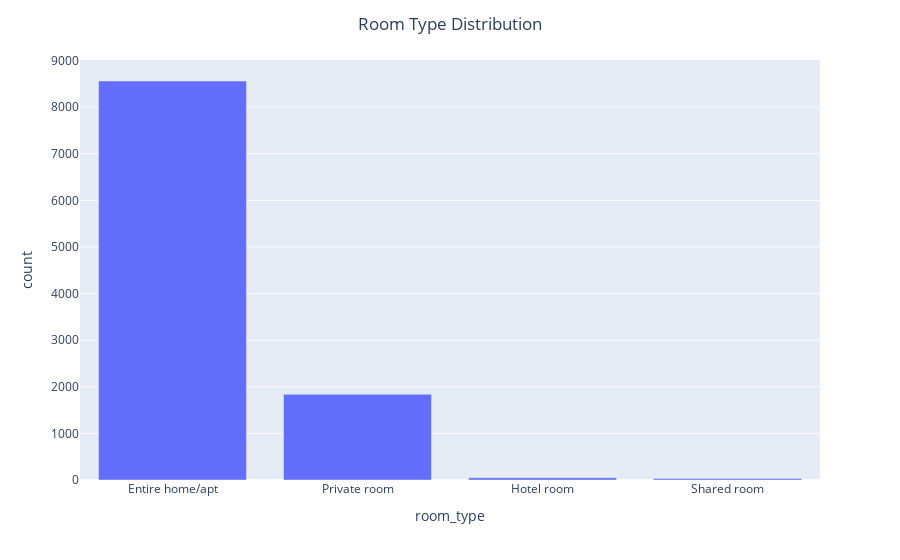
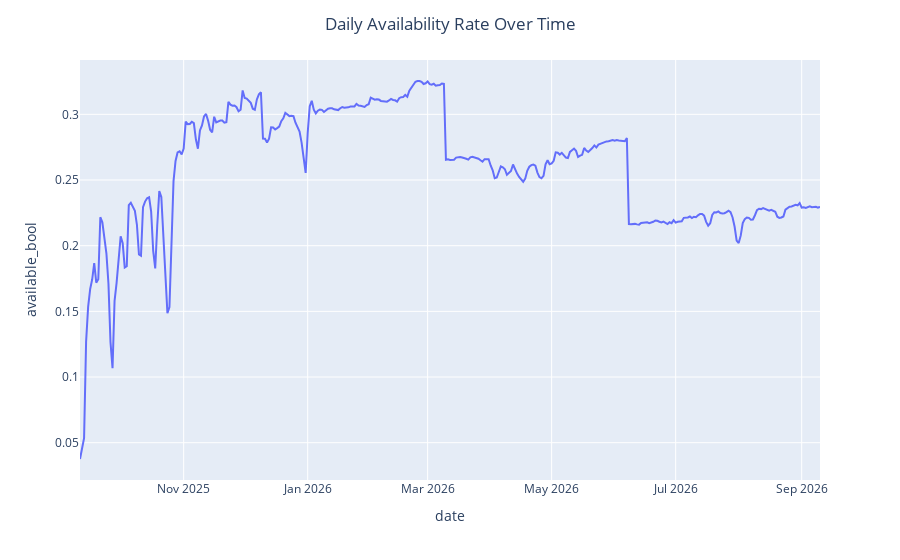
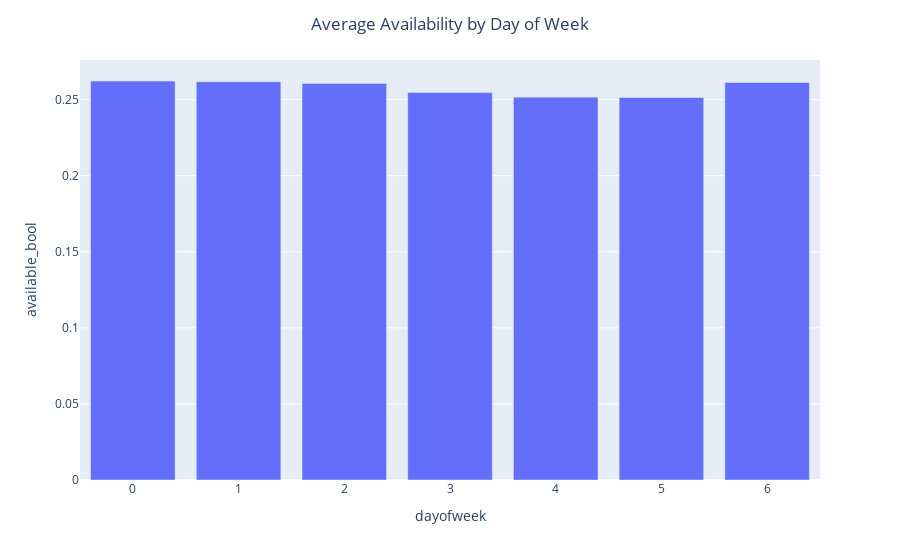
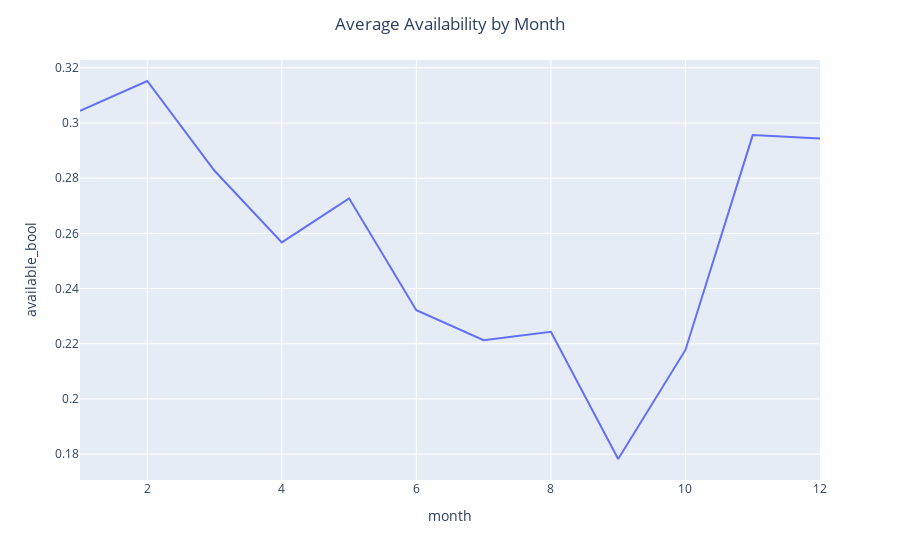

The notebook cell these images were saved under, in order:
### Code cell
# ============================================================
# 1) ROOM TYPE DISTRIBUTION
# ============================================================
if "room_type" in listings.columns:
    room_counts = listings["room_type"].value_counts().reset_index()
    room_counts.columns = ["room_type", "count"]

    fig = px.bar(room_counts, x="room_type", y="count")
    fig.update_layout(title_text="Room Type Distribution", title_x=0.5)
    fig.show()
else:
    print("⚠️ Column 'room_type' not found.")


# ============================================================
# 2) SUPERHOST DISTRIBUTION (Auto-detect)
# ============================================================
superhost_col = None
for col in listings.columns:
    if "superhost" in col.lower():
        superhost_col = col
        break

if superhost_col:
    host_counts = listings[superhost_col].value_counts().reset_index()
    host_counts.columns = ["superhost_status", "count"]

    fig = px.bar(host_counts, x="superhost_status", y="count")
    fig.update_layout(
        title_text=f"Superhost Distribution (Column: {superhost_col})",
        title_x=0.5
    )
    fig.show()
else:
    print("⚠️ No superhost column found in listings.csv.")
#dd


# ============================================================
# 3) DAILY AVAILABILITY TREND
# ============================================================
availability_by_day = (
    calendar.groupby("date")["available_bool"]
            .mean()
            .reset_index()
)

fig = px.line(availability_by_day, x="date", y="available_bool")
fig.update_layout(title_text="Daily Availability Rate Over Time", title_x=0.5)
fig.show()


# ============================================================
# 4) AVAILABILITY BY DAY OF WEEK


# ============================================================
calendar["dayofweek"] = calendar["date"].dt.dayofweek

availability_dow = (
    calendar.groupby("dayofweek")["available_bool"]
            .mean()
            .reset_index()
)

fig = px.bar(availability_dow, x="dayofweek", y="available_bool")
fig.update_layout(title_text="Average Availability by Day of Week", title_x=0.5)
fig.show()


# ============================================================
# 5) AVAILABILITY BY MONTH
# ============================================================
calendar["month"] = calendar["date"].dt.month

availability_month = (
    calendar.groupby("month")["available_bool"]
            .mean()
            .reset_index()
)

fig = px.line(availability_month, x="month", y="available_bool")
fig.update_layout(title_text="Average Availability by Month", title_x=0.5)
fig.show()


# ============================================================
# 6) NEIGHBOURHOOD DISTRIBUTION (TOP 20)
# ============================================================
if "neighbourhood_cleansed" in listings.columns:
    neigh_counts = (
        listings["neighbourhood_cleansed"]
        .value_counts()
        .head(20)
        .reset_index()
    )
    neigh_counts.columns = ["neighbourhood", "count"]

    fig = px.bar(neigh_counts, x="neighbourhood", y="count")
    fig.update_layout(
        title_text="Top 20 Neighbourhoods by Listing Count",
        title_x=0.5
    )
    fig.show()
else:
    print("⚠️ Column 'neighbourhood_cleansed' not found.")


# ============================================================
# 7) AVERAGE REVIEW LENGTH OVER TIME
# ============================================================
reviews["date"] = pd.to_datetime(reviews["date"], errors="coerce")
reviews["review_length"] = reviews["comments"].astype(str).str.len()

daily_review_len = (
    reviews.groupby("date")["review_length"]
           .mean()
           .reset_index()
)

fig = px.line(daily_review_len, x="date", y="review_length")
fig.update_layout(
    title_text="Average Review Length Over Time",
    title_x=0.5
)
fig.show()


# ============================================================
# 8) ACCOMMODATES VS AVAILABILITY
# ============================================================

# Detect the listing ID column
id_candidates = [col for col in listings.columns if "id" in col.lower()]
listing_id_col = None
for col in id_candidates:
    if col not in ["host_id", "owner_id"]:
        listing_id_col = col
        break

if listing_id_col and "accommodates" in listings.columns:
    merged_cap = calendar.merge(
        listings[[listing_id_col, "accommodates"]],
        left_on="listing_id",
        right_on=listing_id_col,
        how="left"
    )

    cap_avail = (
        merged_cap.groupby("accommodates")["available_bool"]
                  .mean()
                  .reset_index()
    )

    fig = px.line(cap_avail, x="accommodates", y="available_bool")
    fig.update_layout(
        title_text="Average Availability by Number of Guests",
        title_x=0.5
    )
    fig.show()
else:
    print("⚠️ Could not generate 'accommodates vs availability' plot (missing columns).")

### Figure 1 — Plotly figure (JSON) as saved in the notebook; plotly's stock layout.template omitted (floating-point values rounded to 4 significant figures)
{"data": [{"alignmentgroup": "True", "hovertemplate": "room_type=%{x}<br>count=%{y}<extra></extra>", "legendgroup": "", "marker": {"color": "#636efa", "pattern": {"shape": ""}}, "name": "", "offsetgroup": "", "orientation": "v", "showlegend": false, "textposition": "auto", "type": "bar", "x": ["Entire home/apt", "Private room", "Hotel room", "Shared room"], "xaxis": "x", "y": [8561, 1839, 49, 31], "yaxis": "y"}], "layout": {"barmode": "relative", "legend": {"tracegroupgap": 0}, "margin": {"t": 60}, "title": {"text": "Room Type Distribution", "x": 0.5}, "xaxis": {"anchor": "y", "domain": [0, 1], "title": {"text": "room_type"}}, "yaxis": {"anchor": "x", "domain": [0, 1], "title": {"text": "count"}}}}

### Figure 2 — Plotly figure (JSON) as saved in the notebook; plotly's stock layout.template omitted (floating-point values rounded to 4 significant figures; data arrays with more than 128 entries replaced by an {"elided": "..."} marker saying what was removed)
{"data": [{"hovertemplate": "date=%{x}<br>available_bool=%{y}<extra></extra>", "legendgroup": "", "line": {"color": "#636efa", "dash": "solid"}, "marker": {"symbol": "circle"}, "mode": "lines", "name": "", "orientation": "v", "showlegend": false, "type": "scatter", "x": {"elided": "365 str values"}, "xaxis": "x", "y": {"elided": "365 float values"}, "yaxis": "y"}], "layout": {"legend": {"tracegroupgap": 0}, "margin": {"t": 60}, "title": {"text": "Daily Availability Rate Over Time", "x": 0.5}, "xaxis": {"anchor": "y", "domain": [0, 1], "title": {"text": "date"}}, "yaxis": {"anchor": "x", "domain": [0, 1], "title": {"text": "available_bool"}}}}

### Figure 3 — Plotly figure (JSON) as saved in the notebook; plotly's stock layout.template omitted (floating-point values rounded to 4 significant figures)
{"data": [{"alignmentgroup": "True", "hovertemplate": "dayofweek=%{x}<br>available_bool=%{y}<extra></extra>", "legendgroup": "", "marker": {"color": "#636efa", "pattern": {"shape": ""}}, "name": "", "offsetgroup": "", "orientation": "v", "showlegend": false, "textposition": "auto", "type": "bar", "x": [0, 1, 2, 3, 4, 5, 6], "xaxis": "x", "y": [0.2623, 0.2618, 0.2606, 0.2548, 0.2516, 0.2514, 0.2613], "yaxis": "y"}], "layout": {"barmode": "relative", "legend": {"tracegroupgap": 0}, "margin": {"t": 60}, "title": {"text": "Average Availability by Day of Week", "x": 0.5}, "xaxis": {"anchor": "y", "domain": [0, 1], "title": {"text": "dayofweek"}}, "yaxis": {"anchor": "x", "domain": [0, 1], "title": {"text": "available_bool"}}}}

### Figure 4 — Plotly figure (JSON) as saved in the notebook; plotly's stock layout.template omitted (floating-point values rounded to 4 significant figures)
{"data": [{"hovertemplate": "month=%{x}<br>available_bool=%{y}<extra></extra>", "legendgroup": "", "line": {"color": "#636efa", "dash": "solid"}, "marker": {"symbol": "circle"}, "mode": "lines", "name": "", "orientation": "v", "showlegend": false, "type": "scatter", "x": [1, 2, 3, 4, 5, 6, 7, 8, 9, 10, 11, 12], "xaxis": "x", "y": [0.3044, 0.3152, 0.2827, 0.2567, 0.2727, 0.2321, 0.2213, 0.2243, 0.1782, 0.2178, 0.2956, 0.2944], "yaxis": "y"}], "layout": {"legend": {"tracegroupgap": 0}, "margin": {"t": 60}, "title": {"text": "Average Availability by Month", "x": 0.5}, "xaxis": {"anchor": "y", "domain": [0, 1], "title": {"text": "month"}}, "yaxis": {"anchor": "x", "domain": [0, 1], "title": {"text": "available_bool"}}}}
